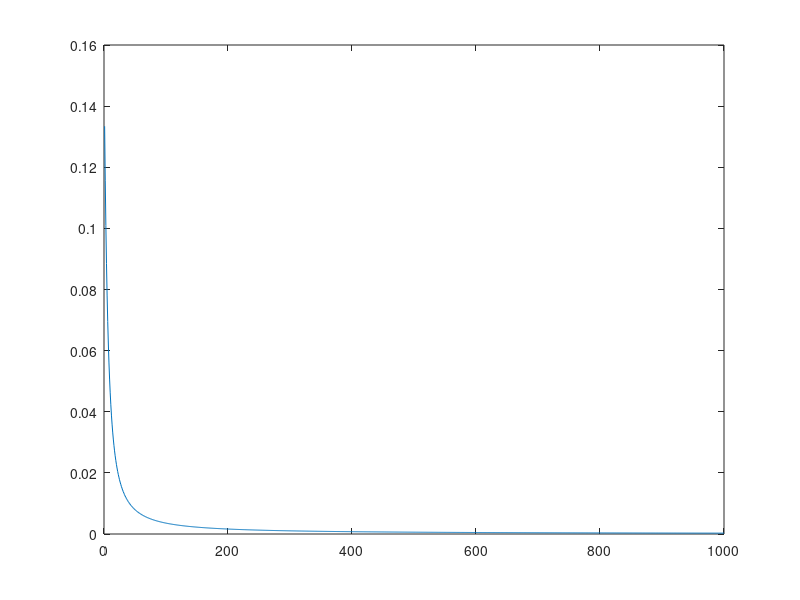

This chart was generated by the following MATLAB code:
clear;clc;close all
sigmoid = @(z) 1./(1+exp(-z));
x_1 = [0.8;1;0.9];
theta_1 = [0.3 0.3 0.7;0.9 0.6 0.1];
theta_2 = [0.9 0.4;0.2 0.1];
alpha = 1;
y = [1;1];
for i=1:1000
% forward path
z_2 = theta_1 * x_1;
a_2 = sigmoid(z_2);
z_3 = theta_2*a_2;
a_3 = sigmoid(z_3); % z_3;
% Layer diffrentiation
err_3 = a_3 - y;
sse(i) = 0.5*(err_3'*err_3);
dgz_3 = a_3.*(1-a_3); % 1 if linear
delta_3 = err_3.*dgz_3;
dtheta_2 = alpha*delta_3*a_2';% outer produt
% back propagation for hidden layer
err_2 = theta_2'*delta_3 ;
dgz_2 = a_2.*(1-a_2); % sigmoid
delta_2 = err_2.*dgz_2;
dtheta_1 = alpha*delta_2*x_1';% outer produt
% update weights
theta_1 = theta_1 - dtheta_1
theta_2 = theta_2 - dtheta_2
end
plot(sse)
sse(end)